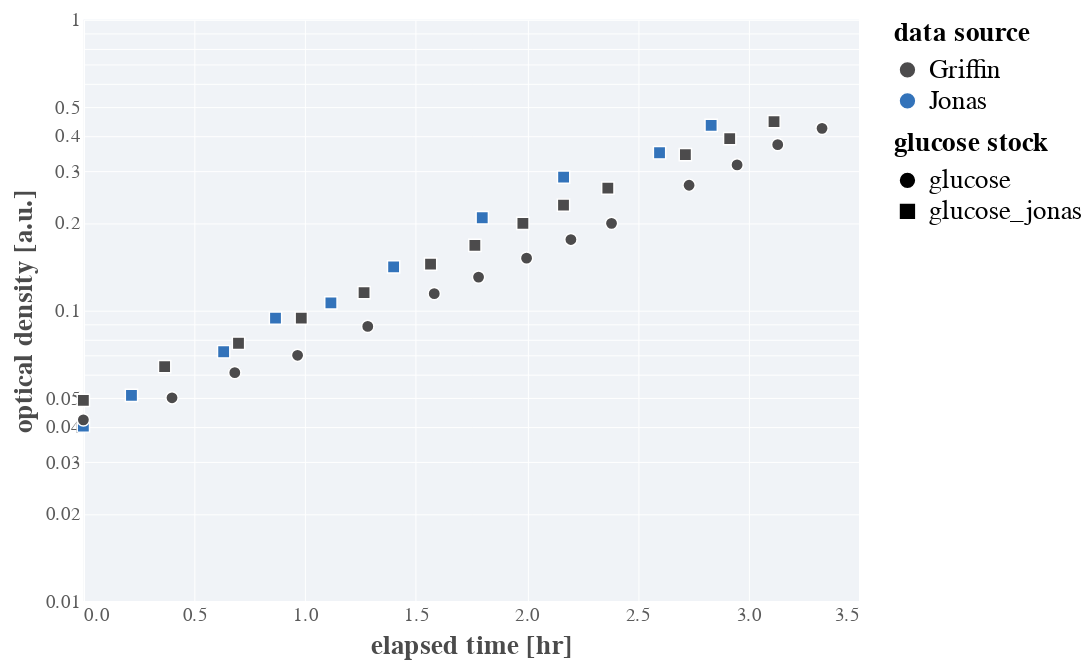

Write notebook code for a chart like this one.
### Markdown cell above
## January 18 Growth Data

### Code cell
# Load the days growth data
jan18_data = pd.read_csv('../../data/2021-01-18_glucose_growth.csv')

# Specify jonas' carbon source
gold_std['carbon_source'] = 'glucose_jonas'

# Add a source info, convert elapsed time to hr, and merge with other data
jan18_data['elapsed_time_hr'] = jan18_data['elapsed_time'].values / 60
jan18_data.rename(columns={'od_600nm':'od_600'}, inplace=True)
jan18_data['source'] = 'Griffin'

# Merge
merged = pd.concat([gold_std, jan18_data], sort=False)
base = alt.Chart(merged).encode(
        x=alt.X(field='elapsed_time_hr', type='quantitative', title='elapsed time [hr]'),
        y=alt.Y(field='od_600', type='quantitative', title='optical density [a.u.]',
               scale=alt.Scale(type='log')),
        color = alt.Color(field='source', type='nominal', title='data source'),
        shape=alt.Shape(field='carbon_source', type='nominal', title='glucose stock'))

points = base.mark_point()
points

### Figure 1 — Vega-Lite specification as saved in the notebook (floating-point values rounded to 4 significant figures)
{"config": {"background": "white", "group": {"fill": "white"}, "view": {"strokeWidth": 0, "height": 300, "width": 400, "fill": "#f0f3f7"}, "point": {"size": 40, "filled": true, "opacity": 1, "strokeWidth": 0.75, "stroke": "#FFFFFF"}, "square": {"size": 40, "filled": true, "opacity": 1, "strokeWidth": 0.75, "stroke": "#FFFFFF"}, "circle": {"size": 40, "filled": true, "opacity": 1, "strokeWidth": 0.75, "stroke": "#FFFFFF"}, "line": {"size": 2}, "axis": {"domainColor": "#ffffff", "domainWidth": 0.5, "labelColor": "#5b5b5b", "labelFontSize": 10, "labelFont": "Nunito", "titleFont": "Nunito", "titleFontWeight": 700, "titleFontSize": 14, "titleColor": "#4b4b4b", "grid": true, "gridColor": "#ffffff", "gridWidth": 0.5, "ticks": false}, "range": {"category": ["#4c4b4c", "#3373ba", "#5cb75b", "#d8534f", "#8066ad", "#f0ad4d"]}, "legend": {"labelFontSize": 14, "labelFont": "Nunito", "titleFont": "Nunito", "titleFontSize": 14, "titleFontWeight": 700, "titleFontColor": "#44b4b4b", "symbolSize": 75}, "title": {"font": "Nunito", "fontWeight": 700, "fontSize": 14, "fontColor": "#4b4b4b"}}, "data": {"name": "data-646dcb3f2171daa351676beb32acb5b4"}, "mark": "point", "encoding": {"color": {"type": "nominal", "field": "source", "title": "data source"}, "shape": {"type": "nominal", "field": "carbon_source", "title": "glucose stock"}, "x": {"type": "quantitative", "field": "elapsed_time_hr", "title": "elapsed time [hr]"}, "y": {"type": "quantitative", "field": "od_600", "scale": {"type": "log"}, "title": "optical density [a.u.]"}}, "$schema": "https://vega.github.io/schema/vega-lite/v4.8.1.json", "datasets": {"data-646dcb3f2171daa351676beb32acb5b4": [{"clock_time": "10:43", "elapsed_time_hr": 0.0, "carbon_source": "glucose_jonas", "od_600": 0.04, "source": "Jonas", "elapsed_time": null, "date": null}, {"clock_time": "10:56", "elapsed_time_hr": 0.217, "carbon_source": "glucose_jonas", "od_600": 0.051, "source": "Jonas", "elapsed_time": null, "date": null}, {"clock_time": "11:21", "elapsed_time_hr": 0.633, "carbon_source": "glucose_jonas", "od_600": 0.072, "source": "Jonas", "elapsed_time": null, "date": null}, {"clock_time": "11:35", "elapsed_time_hr": 0.867, "carbon_source": "glucose_jonas", "od_600": 0.094, "source": "Jonas", "elapsed_time": null, "date": null}, {"clock_time": "11:50", "elapsed_time_hr": 1.117, "carbon_source": "glucose_jonas", "od_600": 0.106, "source": "Jonas", "elapsed_time": null, "date": null}, {"clock_time": "12:07", "elapsed_time_hr": 1.4, "carbon_source": "glucose_jonas", "od_600": 0.141, "source": "Jonas", "elapsed_time": null, "date": null}, {"clock_time": "12:31", "elapsed_time_hr": 1.8, "carbon_source": "glucose_jonas", "od_600": 0.208, "source": "Jonas", "elapsed_time": null, "date": null}, {"clock_time": "12:53", "elapsed_time_hr": 2.167, "carbon_source": "glucose_jonas", "od_600": 0.287, "source": "Jonas", "elapsed_time": null, "date": null}, {"clock_time": "13:09", "elapsed_time_hr": 2.6, "carbon_source": "glucose_jonas", "od_600": 0.348, "source": "Jonas", "elapsed_time": null, "date": null}, {"clock_time": "13:23", "elapsed_time_hr": 2.833, "carbon_source": "glucose_jonas", "od_600": 0.432, "source": "Jonas", "elapsed_time": null, "date": null}, {"clock_time": "10:11", "elapsed_time_hr": 0.0, "carbon_source": "glucose", "od_600": 0.042, "source": "Griffin", "elapsed_time": 0.0, "date": "2021-01-18"}, {"clock_time": "10:12", "elapsed_time_hr": 0.0, "carbon_source": "glucose_jonas", "od_600": 0.049, "source": "Griffin", "elapsed_time": 0.0, "date": "2021-01-18"}, {"clock_time": "10:34", "elapsed_time_hr": 0.3667, "carbon_source": "glucose_jonas", "od_600": 0.064, "source": "Griffin", "elapsed_time": 22.0, "date": "2021-01-18"}, {"clock_time": "10:35", "elapsed_time_hr": 0.4, "carbon_source": "glucose", "od_600": 0.05, "source": "Griffin", "elapsed_time": 24.0, "date": "2021-01-18"}, {"clock_time": "10:52", "elapsed_time_hr": 0.6833, "carbon_source": "glucose", "od_600": 0.061, "source": "Griffin", "elapsed_time": 41.0, "date": "2021-01-18"}, {"clock_time": "10:53", "elapsed_time_hr": 0.7, "carbon_source": "glucose_jonas", "od_600": 0.077, "source": "Griffin", "elapsed_time": 42.0, "date": "2021-01-18"}, {"clock_time": "11:09", "elapsed_time_hr": 0.9667, "carbon_source": "glucose", "od_600": 0.07, "source": "Griffin", "elapsed_time": 58.0, "date": "2021-01-18"}, {"clock_time": "11:10", "elapsed_time_hr": 0.9833, "carbon_source": "glucose_jonas", "od_600": 0.094, "source": "Griffin", "elapsed_time": 59.0, "date": "2021-01-18"}, {"clock_time": "11:27", "elapsed_time_hr": 1.267, "carbon_source": "glucose_jonas", "od_600": 0.115, "source": "Griffin", "elapsed_time": 76.0, "date": "2021-01-18"}, {"clock_time": "11:28", "elapsed_time_hr": 1.283, "carbon_source": "glucose", "od_600": 0.088, "source": "Griffin", "elapsed_time": 77.0, "date": "2021-01-18"}, {"clock_time": "11:46", "elapsed_time_hr": 1.567, "carbon_source": "glucose_jonas", "od_600": 0.144, "source": "Griffin", "elapsed_time": 94.0, "date": "2021-01-18"}, {"clock_time": "11:46", "elapsed_time_hr": 1.583, "carbon_source": "glucose", "od_600": 0.114, "source": "Griffin", "elapsed_time": 95.0, "date": "2021-01-18"}, {"clock_time": "11:58", "elapsed_time_hr": 1.767, "carbon_source": "glucose_jonas", "od_600": 0.167, "source": "Griffin", "elapsed_time": 106.0, "date": "2021-01-18"}, {"clock_time": "11:58", "elapsed_time_hr": 1.783, "carbon_source": "glucose", "od_600": 0.13, "source": "Griffin", "elapsed_time": 107.0, "date": "2021-01-18"}, {"clock_time": "12:11", "elapsed_time_hr": 1.983, "carbon_source": "glucose_jonas", "od_600": 0.199, "source": "Griffin", "elapsed_time": 119.0, "date": "2021-01-18"}, {"clock_time": "12:11", "elapsed_time_hr": 2.0, "carbon_source": "glucose", "od_600": 0.151, "source": "Griffin", "elapsed_time": 120.0, "date": "2021-01-18"}, {"clock_time": "12:22", "elapsed_time_hr": 2.167, "carbon_source": "glucose_jonas", "od_600": 0.23, "source": "Griffin", "elapsed_time": 130.0, "date": "2021-01-18"}, {"clock_time": "12:23", "elapsed_time_hr": 2.2, "carbon_source": "glucose", "od_600": 0.175, "source": "Griffin", "elapsed_time": 132.0, "date": "2021-01-18"}, {"clock_time": "12:34", "elapsed_time_hr": 2.367, "carbon_source": "glucose_jonas", "od_600": 0.263, "source": "Griffin", "elapsed_time": 142.0, "date": "2021-01-18"}, {"clock_time": "12:34", "elapsed_time_hr": 2.383, "carbon_source": "glucose", "od_600": 0.199, "source": "Griffin", "elapsed_time": 143.0, "date": "2021-01-18"}, {"clock_time": "12:55", "elapsed_time_hr": 2.717, "carbon_source": "glucose_jonas", "od_600": 0.343, "source": "Griffin", "elapsed_time": 163.0, "date": "2021-01-18"}, {"clock_time": "12:55", "elapsed_time_hr": 2.733, "carbon_source": "glucose", "od_600": 0.269, "source": "Griffin", "elapsed_time": 164.0, "date": "2021-01-18"}, {"clock_time": "13:07", "elapsed_time_hr": 2.917, "carbon_source": "glucose_jonas", "od_600": 0.389, "source": "Griffin", "elapsed_time": 175.0, "date": "2021-01-18"}, {"clock_time": "13:08", "elapsed_time_hr": 2.95, "carbon_source": "glucose", "od_600": 0.316, "source": "Griffin", "elapsed_time": 177.0, "date": "2021-01-18"}, {"clock_time": "13:19", "elapsed_time_hr": 3.117, "carbon_source": "glucose_jonas", "od_600": 0.445, "source": "Griffin", "elapsed_time": 187.0, "date": "2021-01-18"}, {"clock_time": "13:19", "elapsed_time_hr": 3.133, "carbon_source": "glucose", "od_600": 0.371, "source": "Griffin", "elapsed_time": 188.0, "date": "2021-01-18"}, {"clock_time": "13:31", "elapsed_time_hr": 3.333, "carbon_source": "glucose", "od_600": 0.422, "source": "Griffin", "elapsed_time": 200.0, "date": "2021-01-18"}]}}
